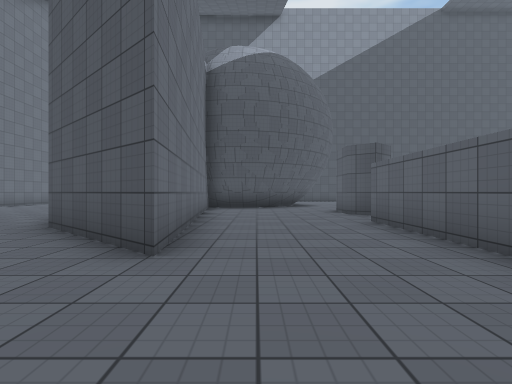
view 1 (above)

18 first-person views from a walk through a Unity game level. The camera is 1.2 m above the floor, looks level and sees 85° across. The floor is counted in squares, 2 m on a side. Each view is taken from the middle of a square. On the plan, view 1 faces up. The plan holds only what a view shows up to about 9 squares ahead; the rest is blank. The place goes on beyond the plan. Some animated figures are not drawn. Surface patterns are stand-ins for the level's own textures.

view 2
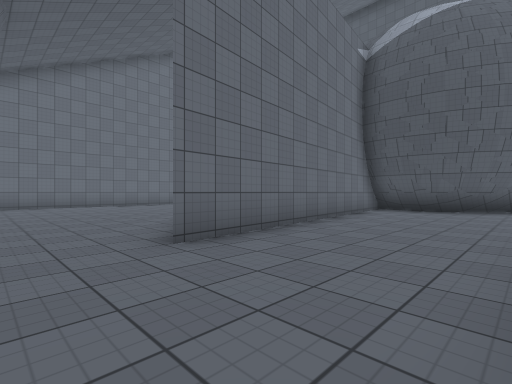

view 3
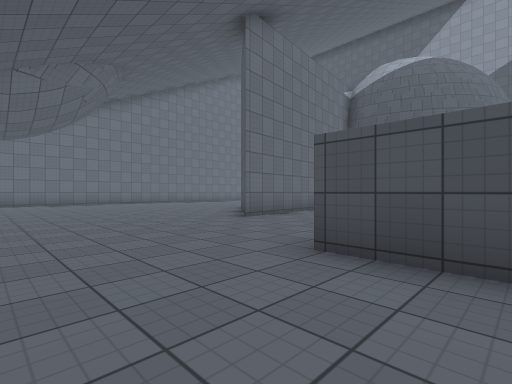

view 4
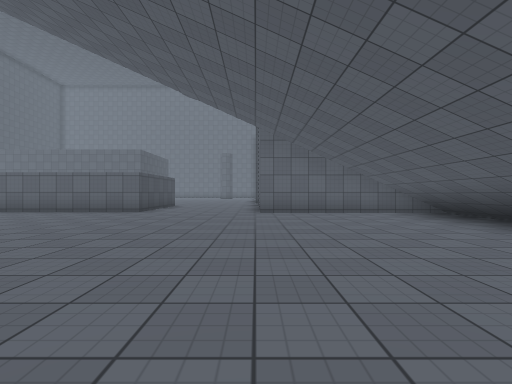

view 5
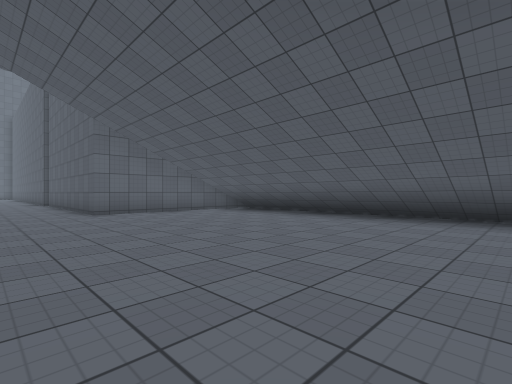

view 6
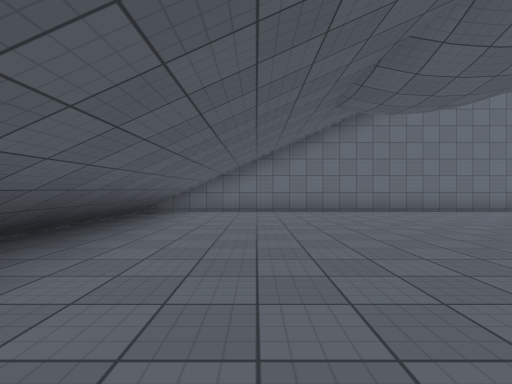

view 7
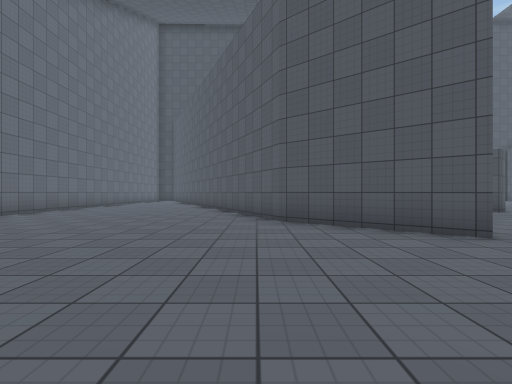

view 8
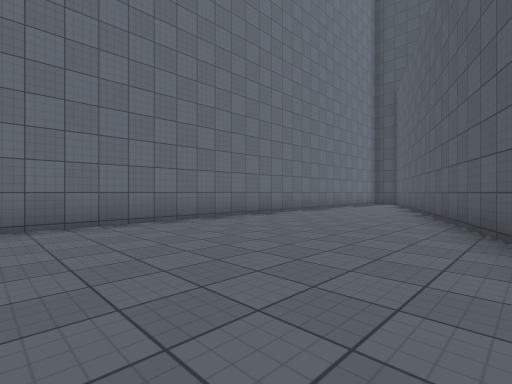

view 9
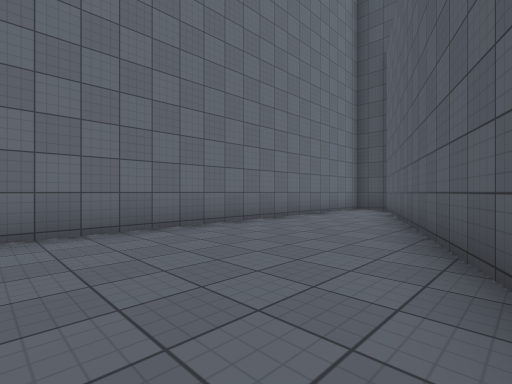

view 10
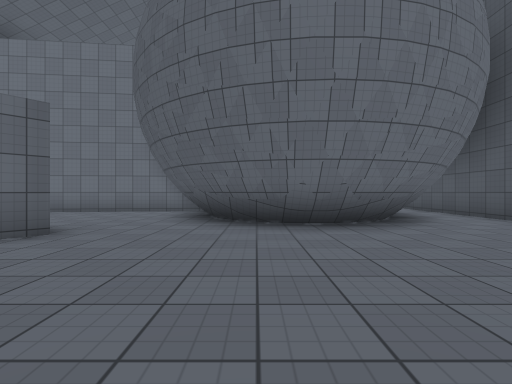

view 11
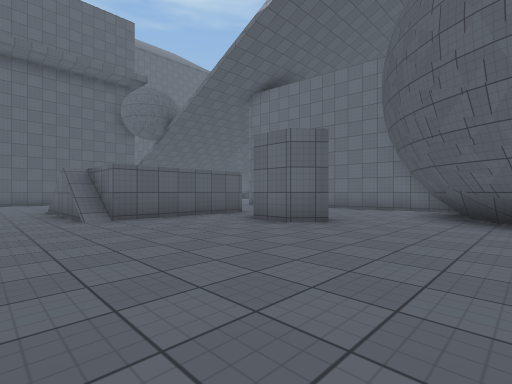

view 12
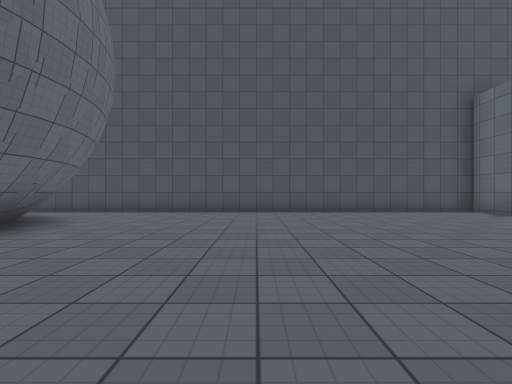

view 13
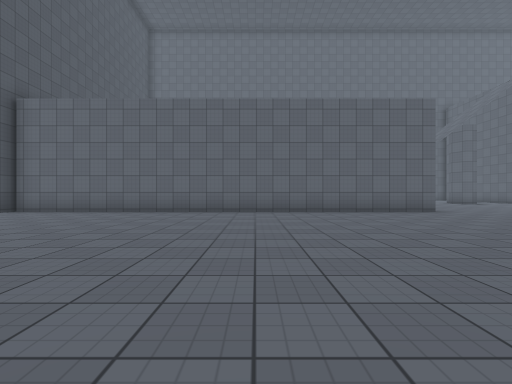

view 14
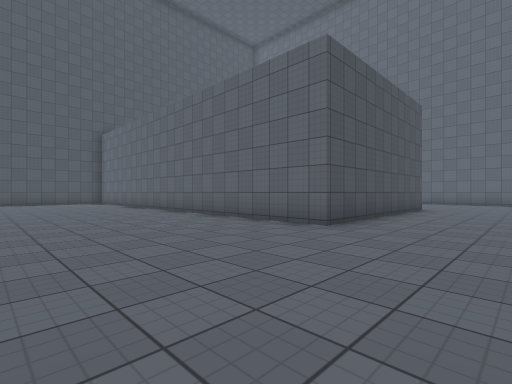

view 15
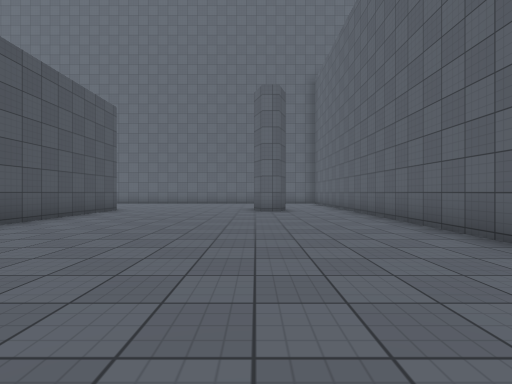

view 16
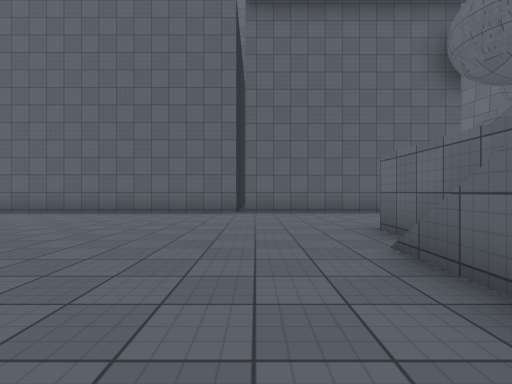

view 17
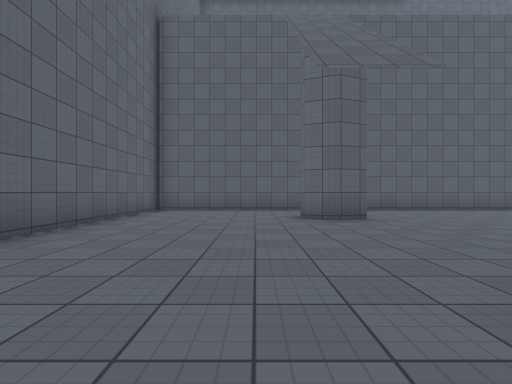

view 18
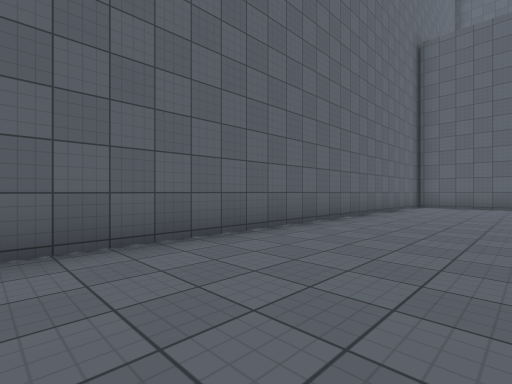

### Floor plan
Key: @ floor where view 1 was taken; # wall or solid block; . floor; ^ raised ledge.
Columns run from 11 left of view 1 to 24 right of it. Each row starts with its distance up from view 1.
 18          ###############
 17   #      ...............#
 16 #.##        #...........#
 15 #..##       ##..........#
 14 #...#        #..........#
 13 #...#        #..........#
 12 #...##       #..........#
 11 #....#     ###..........#
 10 #....##  ###............#
  9 #.....#  #....#.........#      ....#
  8 #.....## #....#.........#      ....#
  7 #......###..............#      ....#
  6 #......###..............#      ....#
  5 #.......##....###^......######.....#
  4 #........##...#  ^.................#
  3 #  .......#...#  ^.................#
  2 #.............#  #.................#
  1 #.............####.................#
  0 #..........@.... ............#.....#
 -1 #..................................#
 -2 #..................................#
 -3 #............######################
 -4 #............#      #
 -5 #............#
 -6 #............#
 -7  #############
 -8  ^  ^^^      #

Where each view was taken, in squares from view 1:
view 1: 0 up, 0 right, facing up
view 2: 1 up, 2 right, facing up-left
view 3: 2 down, 4 right, facing up-left
view 4: 3 down, 6 left, facing right
view 5: 1 down, 6 left, facing down-right
view 6: 5 down, 2 left, facing left
view 7: 1 down, 4 left, facing up
view 8: 4 up, 5 left, facing up-left
view 9: 8 up, 6 left, facing up-left
view 10: 12 up, 7 right, facing left
view 11: 12 up, 8 right, facing down-left
view 12: 9 up, 6 right, facing up
view 13: 10 up, 4 right, facing right
view 14: 2 up, 8 right, facing up-right
view 15: 0 up, 9 right, facing right
view 16: 5 up, 8 right, facing down
view 17: 6 up, 20 right, facing down
view 18: 9 up, 20 right, facing down-right
